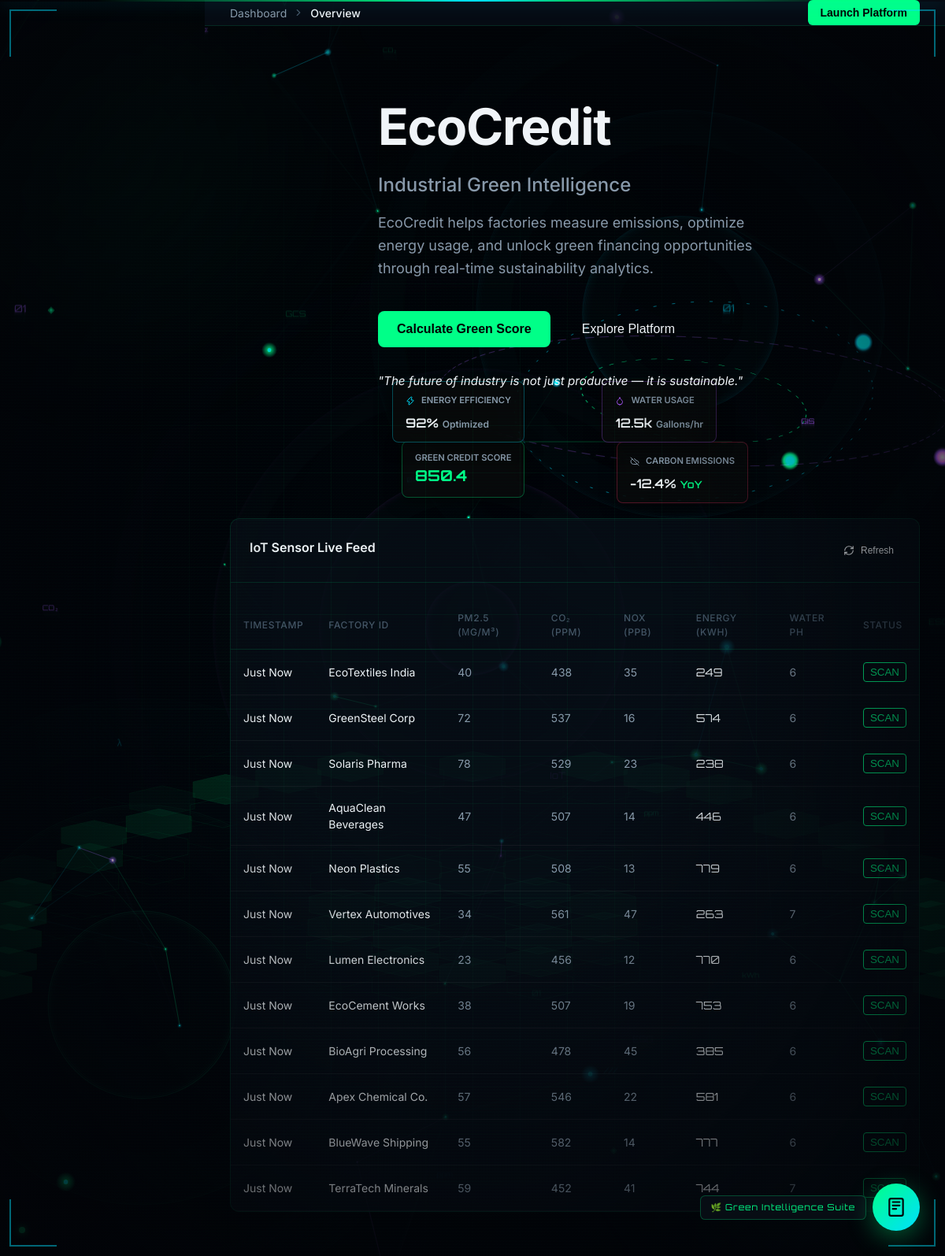
/dashboard (signed in), run on the app's committed database.
### database.py (models this page shows)
class Factory(Base):
    __tablename__ = 'factories'
    id = Column(Integer, primary_key=True)
    name = Column(String, nullable=False)
    industry = Column(String, nullable=False)
    location = Column(String, nullable=False)

### app.py (the view)
@app.route('/dashboard')
def command_center():
    if 'user' not in session:
        return redirect(url_for('login'))
    factories = db_session.query(Factory).all()
    avg_gcs = sum(score.green_credit_score for score in db_session.query(GreenScores).all()) / max(len(factories), 1)
    return render_template('command_center.html', factories=factories, avg_gcs=round(avg_gcs, 1))

### templates/command_center.html (shortened to what this page needs)
{% extends "base.html" %}
{% block content %}
<div class="hero-section" style="display: flex; gap: 4rem; align-items: center; justify-content: space-between; flex-wrap: wrap; margin-bottom: 2rem;">
    <div style="flex: 1; min-width: 350px; z-index: 10;">
        <h1 class="hero-title" style="font-size: 4rem; line-height: 1;">
            EcoCredit
        </h1>
        <p class="text-secondary" style="font-size: 1.5rem; font-weight: 500; margin-bottom: 1rem;">
            Industrial Green Intelligence
        </p>
        <p class="hero-desc" style="max-width: 500px;">
            EcoCredit helps factories measure emissions, optimize energy usage, and unlock green financing opportunities through real-time sustainability analytics.
        </p>
        <div class="hero-actions" style="margin-bottom: 2rem; display: flex; gap: 1rem;">
            <button class="btn-primary" style="padding: 0.875rem 1.5rem; font-size: 1rem; border-radius: 0.5rem;" onclick="window.location.href='/bank';">
                Calculate Green Score
            </button>
            <button class="btn-outline" style="padding: 0.875rem 1.5rem; font-size: 1rem; border-radius: 0.5rem;" onclick="window.location.hash='live-sensor-feed';">
                Explore Platform
            </button>
        </div>
        <p class="text-tertiary" style="font-style: italic; font-size: 0.95rem;">
            "The future of industry is not just productive — it is sustainable."
        </p>
    </div>
    <div style="flex: 1.2; min-width: 400px; height: 500px; position: relative;">
        <div style="width: 100%; height: 100%; border-radius: 12px; overflow: hidden; position: relative; border: 1px solid var(--border-color); background: rgba(0,0,0,0.2); backdrop-filter: blur(8px);">
        </div>
        <div style="position: absolute; top: 10%; left: -5%; background: rgba(11, 11, 11, 0.7); backdrop-filter: blur(12px); border: 1px solid rgba(0, 255, 136, 0.3); border-radius: 0.5rem; padding: 0.75rem 1rem; box-shadow: 0 4px 20px rgba(0,0,0,0.5); animation: float 6s ease-in-out infinite;">
            <div style="color: var(--text-secondary); font-size: 0.7rem; font-weight: 600; text-transform: uppercase;">Green Credit Score</div>
            <div style="color: var(--accent-primary); font-family: var(--font-mono); font-size: 1.2rem; font-weight: 700;">850.4</div>
        </div>
        <div style="position: absolute; top: 25%; right: -5%; background: rgba(11, 11, 11, 0.7); backdrop-filter: blur(12px); border: 1px solid rgba(255, 51, 102, 0.3); border-radius: 0.5rem; padding: 0.75rem 1rem; box-shadow: 0 4px 20px rgba(0,0,0,0.5); animation: float 7s ease-in-out infinite 0.5s;">
            <div style="display: flex; align-items: center; gap: 0.5rem; color: var(--text-secondary); font-size: 0.7rem; font-weight: 600; text-transform: uppercase;">
                <i data-lucide="cloud-off" style="width: 12px;"></i> Carbon Emissions
            </div>
            <div style="color: var(--text-primary); font-family: var(--font-mono); font-size: 1rem; font-weight: 600; margin-top: 0.25rem;">-12.4% <span style="color: var(--accent-primary); font-size: 0.8rem;">YoY</span></div>
        </div>
        <div style="position: absolute; bottom: 30%; left: -8%; background: rgba(11, 11, 11, 0.7); backdrop-filter: blur(12px); border: 1px solid rgba(0, 224, 255, 0.3); border-radius: 0.5rem; padding: 0.75rem 1rem; box-shadow: 0 4px 20px rgba(0,0,0,0.5); animation: float 6.5s ease-in-out infinite 1s;">
            <div style="display: flex; align-items: center; gap: 0.5rem; color: var(--text-secondary); font-size: 0.7rem; font-weight: 600; text-transform: uppercase;">
                <i data-lucide="zap" style="width: 12px; color: var(--accent-blue);"></i> Energy Efficiency
            </div>
            <div style="color: var(--text-primary); font-family: var(--font-mono); font-size: 1rem; font-weight: 600; margin-top: 0.25rem;">92% <span style="font-size: 0.75rem; color: var(--text-secondary); font-family: var(--font-sans);">Optimized</span></div>
        </div>
        <div style="position: absolute; bottom: 15%; right: 5%; background: rgba(11, 11, 11, 0.7); backdrop-filter: blur(12px); border: 1px solid rgba(168, 85, 247, 0.3); border-radius: 0.5rem; padding: 0.75rem 1rem; box-shadow: 0 4px 20px rgba(0,0,0,0.5); animation: float 8s ease-in-out infinite 0.2s;">
            <div style="display: flex; align-items: center; gap: 0.5rem; color: var(--text-secondary); font-size: 0.7rem; font-weight: 600; text-transform: uppercase;">
                <i data-lucide="droplet" style="width: 12px; color: var(--accent-purple);"></i> Water Usage
            </div>
            <div style="color: var(--text-primary); font-family: var(--font-mono); font-size: 1rem; font-weight: 600; margin-top: 0.25rem;">12.5k <span style="font-size: 0.75rem; color: var(--text-secondary); font-family: var(--font-sans);">Gallons/hr</span></div>
        </div>
    </div>
</div>
<div class="panel grid-cols-12" style="display: flex; flex-direction: column; padding: 0;">
    <div style="padding: 1.5rem; border-bottom: 1px solid var(--border-color); display: flex; justify-content: space-between;">
        <h2 class="panel-title">IoT Sensor Live Feed</h2>
        <button class="btn-outline" style="font-size: 0.75rem; padding: 0.25rem 0.5rem; display: flex; align-items: center; gap: 0.5rem;">
            <i data-lucide="refresh-cw" style="width: 14px;"></i> Refresh
        </button>
    </div>
    <div style="overflow-x: auto;">
        <table class="data-table">
            <thead>
                <tr>
                    <th>Timestamp</th>
                    <th>Factory ID</th>
                    <th>PM2.5 (µg/m³)</th>
                    <th>CO₂ (ppm)</th>
                    <th>NOx (ppb)</th>
                    <th>Energy (kWh)</th>
                    <th>Water pH</th>
                    <th>Status</th>
                </tr>
            </thead>
            <tbody id="live-sensor-feed">
                {% for factory in factories %}
                <tr>
                    <td class="text-tertiary">Just Now</td>
                    <td>{{ factory.name }}</td>
                    <td style="color: var(--text-secondary)">{{ range(20, 80) | random }}</td>
                    <td style="color: var(--text-secondary)">{{ range(400, 600) | random }}</td>
                    <td style="color: var(--text-secondary)">{{ range(10, 50) | random }}</td>
                    <td class="text-gold" style="font-family: var(--font-mono)">{{ range(200, 800) | random }}</td>
                    <td style="color: var(--text-secondary)">{{ range(6, 8) | random }}</td>
                    <td>
                        <button class="action-btn" onclick="fetchTelemetry({{ factory.id }})" style="background: transparent; border: 1px solid var(--accent-primary); color: var(--accent-primary); padding: 4px 8px; border-radius: 4px; cursor:pointer;">SCAN</button>
                    </td>
                </tr>
                {% endfor %}
            </tbody>
        </table>
    </div>
</div>
{% endblock %}

### templates/base.html (shortened to what this page needs)
<!DOCTYPE html>
<html lang="en">
<head>
    <link rel="stylesheet" href="{{ url_for('static', filename='css/styles.css') }}">
</head>
<body>
<div class="ambient-orb" style="width:600px;height:600px;background:radial-gradient(circle,rgba(0,255,136,.07) 0%,transparent 70%);top:-100px;left:-150px;animation-duration:12s;"></div>
<div class="corner-bracket tl"></div><div class="corner-bracket tr"></div>
<div class="corner-bracket bl"></div><div class="corner-bracket br"></div>
    <div class="app-container" style="background: transparent;">
        <aside class="sidebar">
            <div class="sidebar-brand">
                <i data-lucide="zap" class="brand-icon"></i>
                <div class="brand-text">
                    <span class="brand-name">EcoCredit</span>
                    <span class="brand-country">INDIA</span>
                </div>
            </div>
            <nav class="sidebar-nav">
                <a href="/dashboard" class="nav-item">
                    <i data-lucide="home"></i>
                    <span>Dashboard</span>
                </a>
                <a href="/bank" class="nav-item">
                    <i data-lucide="shield-check"></i>
                    <span>Bank Dashboard</span>
                </a>
                <a href="/marketplace" class="nav-item">
                    <i data-lucide="shopping-cart"></i>
                    <span>Marketplace</span>
                </a>
                {% if session.get('user') %}
                <a href="#" class="nav-item">
                    <i data-lucide="settings"></i>
                    <span>Settings</span>
                </a>
                <a href="#" class="nav-item">
                    <i data-lucide="bell"></i>
                    <span>Alerts</span>
                </a>
                <a href="/logout" class="nav-item" style="color: #ff3366; background: rgba(255, 51, 102, 0.05); margin-top: 0.5rem; transition: all 0.2s;">
                    <i data-lucide="log-out"></i>
                    <span>Secure Logout</span>
                </a>
                {% else %}
                <a href="/login" class="nav-item" style="color: var(--accent-primary); background: rgba(0, 255, 136, 0.05); margin-top: 0.5rem;">
                    <i data-lucide="key"></i>
                    <span>System Login</span>
                </a>
                {% endif %}
            </nav>
            <div class="sidebar-footer">
                <div class="status-indicator-small">
                    <div class="pulse-dot"></div>
                    <span>System Online</span>
                </div>
            </div>
        </aside>
        <main class="main-content">
            <header class="top-header">
                <div class="header-breadcrumbs">
                    <span class="text-secondary">Dashboard</span>
                    <i data-lucide="chevron-right" class="icon-sm"></i>
                    <span class="text-primary" id="current-page-title">Overview</span>
                </div>
                <div class="header-actions">
                    <a href="/dashboard" style="text-decoration: none;"><button class="btn-primary">Launch Platform</button></a>
                </div>
            </header>
            <div class="page-content">
                {% block content %}{% endblock %}
            </div>
        </main>
    </div>
    <div id="calc-fab-label">🌿 Green Intelligence Suite</div>
    <button id="calc-fab" onclick="toggleCalc()">
        <svg viewBox="0 0 24 24" fill="none" stroke="currentColor" stroke-width="2" stroke-linecap="round" stroke-linejoin="round"><rect x="4" y="2" width="16" height="20" rx="2"/><line x1="8" y1="6" x2="16" y2="6"/><line x1="8" y1="10" x2="16" y2="10"/><line x1="8" y1="14" x2="12" y2="14"/></svg>
    </button>
</body>
</html>

### data on the page
Factory: name "EcoTextiles India"
Factory: name "GreenSteel Corp"
Factory: name "Solaris Pharma"
Factory: name "AquaClean Beverages"
Factory: name "Neon Plastics"
Factory: name "Vertex Automotives"
Factory: name "Lumen Electronics"
Factory: name "EcoCement Works"
Factory: name "BioAgri Processing"
Factory: name "Apex Chemical Co."
Factory: name "BlueWave Shipping"
Factory: name "TerraTech Minerals"
